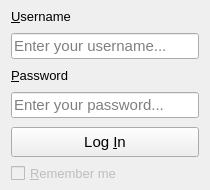
<?xml version="1.0" encoding="UTF-8"?>
<ui version="4.0">
 <class>Authorization</class>
 <widget class="QWidget" name="Authorization">
  <property name="geometry">
   <rect>
    <x>0</x>
    <y>0</y>
    <width>210</width>
    <height>190</height>
   </rect>
  </property>
  <property name="font">
   <font>
    <family>Arial</family>
    <pointsize>10</pointsize>
   </font>
  </property>
  <property name="windowTitle">
   <string>Authorization</string>
  </property>
  <layout class="QVBoxLayout" name="verticalLayout">
   <property name="spacing">
    <number>0</number>
   </property>
   <property name="topMargin">
    <number>0</number>
   </property>
   <property name="bottomMargin">
    <number>0</number>
   </property>
   <item>
    <widget class="QLabel" name="usernameLabel">
     <property name="enabled">
      <bool>true</bool>
     </property>
     <property name="sizePolicy">
      <sizepolicy hsizetype="Preferred" vsizetype="Fixed">
       <horstretch>0</horstretch>
       <verstretch>0</verstretch>
      </sizepolicy>
     </property>
     <property name="minimumSize">
      <size>
       <width>0</width>
       <height>0</height>
      </size>
     </property>
     <property name="font">
      <font>
       <family>Arial</family>
       <pointsize>10</pointsize>
      </font>
     </property>
     <property name="text">
      <string>&amp;Username</string>
     </property>
     <property name="margin">
      <number>2</number>
     </property>
     <property name="buddy">
      <cstring>usernameEdit</cstring>
     </property>
    </widget>
   </item>
   <item>
    <widget class="QLineEdit" name="usernameEdit">
     <property name="sizePolicy">
      <sizepolicy hsizetype="Expanding" vsizetype="Fixed">
       <horstretch>0</horstretch>
       <verstretch>0</verstretch>
      </sizepolicy>
     </property>
     <property name="minimumSize">
      <size>
       <width>0</width>
       <height>26</height>
      </size>
     </property>
     <property name="font">
      <font>
       <family>MS Shell Dlg 2</family>
       <pointsize>11</pointsize>
      </font>
     </property>
     <property name="text">
      <string/>
     </property>
     <property name="placeholderText">
      <string>Enter your username...</string>
     </property>
    </widget>
   </item>
   <item>
    <widget class="QLabel" name="passwordLabel">
     <property name="sizePolicy">
      <sizepolicy hsizetype="Preferred" vsizetype="Fixed">
       <horstretch>0</horstretch>
       <verstretch>0</verstretch>
      </sizepolicy>
     </property>
     <property name="font">
      <font>
       <family>Arial</family>
       <pointsize>10</pointsize>
      </font>
     </property>
     <property name="text">
      <string>&amp;Password</string>
     </property>
     <property name="buddy">
      <cstring>passwordEdit</cstring>
     </property>
    </widget>
   </item>
   <item>
    <widget class="QLineEdit" name="passwordEdit">
     <property name="minimumSize">
      <size>
       <width>0</width>
       <height>26</height>
      </size>
     </property>
     <property name="font">
      <font>
       <family>MS Shell Dlg 2</family>
       <pointsize>11</pointsize>
      </font>
     </property>
     <property name="text">
      <string/>
     </property>
     <property name="echoMode">
      <enum>QLineEdit::Password</enum>
     </property>
     <property name="placeholderText">
      <string>Enter your password...</string>
     </property>
    </widget>
   </item>
   <item>
    <widget class="QPushButton" name="logInButton">
     <property name="minimumSize">
      <size>
       <width>0</width>
       <height>30</height>
      </size>
     </property>
     <property name="maximumSize">
      <size>
       <width>16777215</width>
       <height>30</height>
      </size>
     </property>
     <property name="font">
      <font>
       <family>Arial</family>
       <pointsize>11</pointsize>
      </font>
     </property>
     <property name="text">
      <string>Log &amp;In</string>
     </property>
     <property name="shortcut">
      <string>Return</string>
     </property>
    </widget>
   </item>
   <item>
    <widget class="QCheckBox" name="rememberMeCheckBox">
     <property name="enabled">
      <bool>false</bool>
     </property>
     <property name="sizePolicy">
      <sizepolicy hsizetype="Minimum" vsizetype="Fixed">
       <horstretch>0</horstretch>
       <verstretch>0</verstretch>
      </sizepolicy>
     </property>
     <property name="minimumSize">
      <size>
       <width>0</width>
       <height>0</height>
      </size>
     </property>
     <property name="maximumSize">
      <size>
       <width>16777215</width>
       <height>14</height>
      </size>
     </property>
     <property name="text">
      <string>&amp;Remember me</string>
     </property>
    </widget>
   </item>
  </layout>
 </widget>
 <resources/>
 <connections/>
</ui>
